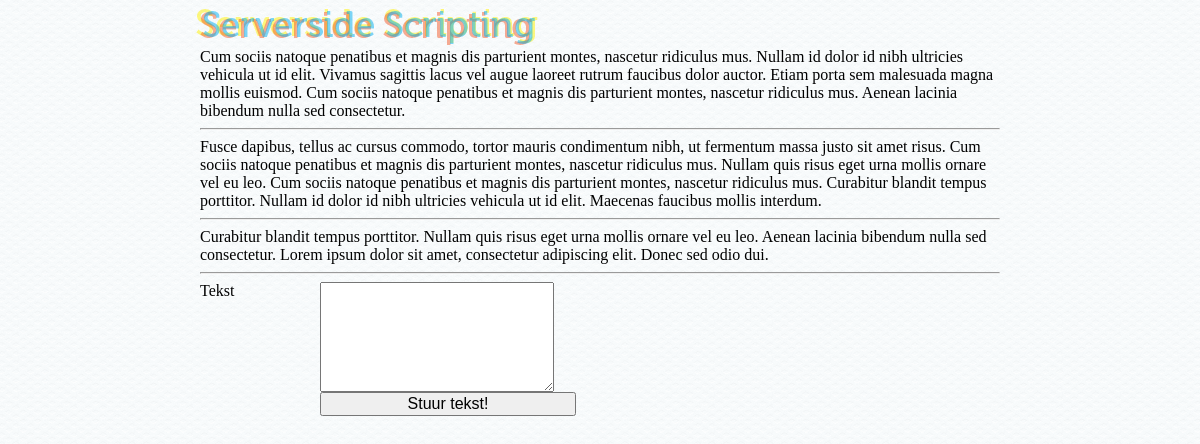
The page /week2/scriptInjection/index.php on the database its author committed.
### tables this page shows
CREATE TABLE `webtekst` (
  `webtekstID` int(11) NOT NULL AUTO_INCREMENT,
  `tekst` text NOT NULL,
  PRIMARY KEY (`webtekstID`)
);

### week2/scriptInjection/index.php (the view, shortened to what this page needs)
<?php
require('inc/template.inc.php');
htmlOpenen('Script Injection');
$link = dbConnect();
$result = $link->query('SELECT * FROM webtekst');
while($record = $result->fetch_object()){
	echo '
		<div class="webtekst">
			'.$record->tekst.'
		</div><hr />
	';
}
echo '
	<form action="'.$_SERVER['PHP_SELF'].'" method="POST" type="text/plain">
		<label for="tekst">Tekst</label>
			<textarea name="tekst" id="tekst"></textarea>
		<label for="submit"></label>
			<input type="submit" name="submit" id="submit" value="Stuur tekst!" />
	</form>
';
htmlSluiten();
?>

### week2/scriptInjection/inc/template.inc.php
<?php
function htmlOpenen($titel){
	echo '<!DOCTYPE html PUBLIC "-//W3C//DTD XHTML 1.0 Strict//EN" "http://www.w3.org/TR/xhtml1/DTD/xhtml1-strict.dtd">
<html xmlns="http://www.w3.org/1999/xhtml" xml:lang="en" lang="en">
<head>
	<meta http-equiv="Content-Type" content="text/html; charset=utf-8"/>
	<title>'.$titel.'</title>
	<link href="/style/style_normal.css" rel="Stylesheet" type="text/css" media="all" />
</head>
<body>
	<div id="wrapper">
	';
}
function htmlSluiten(){
	echo '
	</div>
</body>
</html>
	';
}
?>

### style/style_normal.css (style rules this page uses)
body { background: url(/pics/bg.png) top left repeat; }
div#wrapper { margin-left: auto; margin-right: auto; background: url(/pics/sss.png) top left no-repeat; padding: 6px; padding-top: 40px; width: 50em; min-height: 100%; }
label { display: block; float: left; width: 7.5em; height: 2em; clear: both; }
input, textarea { float: left; width: 16em; font-size: 1em; }
textarea { width: 17.5em; height: 8em; }

### rows shown on the page
webtekst: tekst "Cum sociis natoque penatibus et magnis dis parturient montes, nascetur ridiculus mus. Nullam id dolor id nibh ultricies vehicula ut id elit. Vivamus sagittis lacus vel augue laoreet rutrum faucibus dolor auctor. Etiam porta sem malesuada magna mollis euismod. Cum sociis natoque penatibus et magnis dis parturient montes, nascetur ridiculus mus. Aenean lacinia bibendum nulla sed consectetur."
webtekst: tekst "Fusce dapibus, tellus ac cursus commodo, tortor mauris condimentum nibh, ut fermentum massa justo sit amet risus. Cum sociis natoque penatibus et magnis dis parturient montes, nascetur ridiculus mus. Nullam quis risus eget urna mollis ornare vel eu leo. Cum sociis natoque penatibus et magnis dis parturient montes, nascetur ridiculus mus. Curabitur blandit tempus porttitor. Nullam id dolor id nibh ultricies vehicula ut id elit. Maecenas faucibus mollis interdum."
webtekst: tekst "Curabitur blandit tempus porttitor. Nullam quis risus eget urna mollis ornare vel eu leo. Aenean lacinia bibendum nulla sed consectetur. Lorem ipsum dolor sit amet, consectetur adipiscing elit. Donec sed odio dui."
